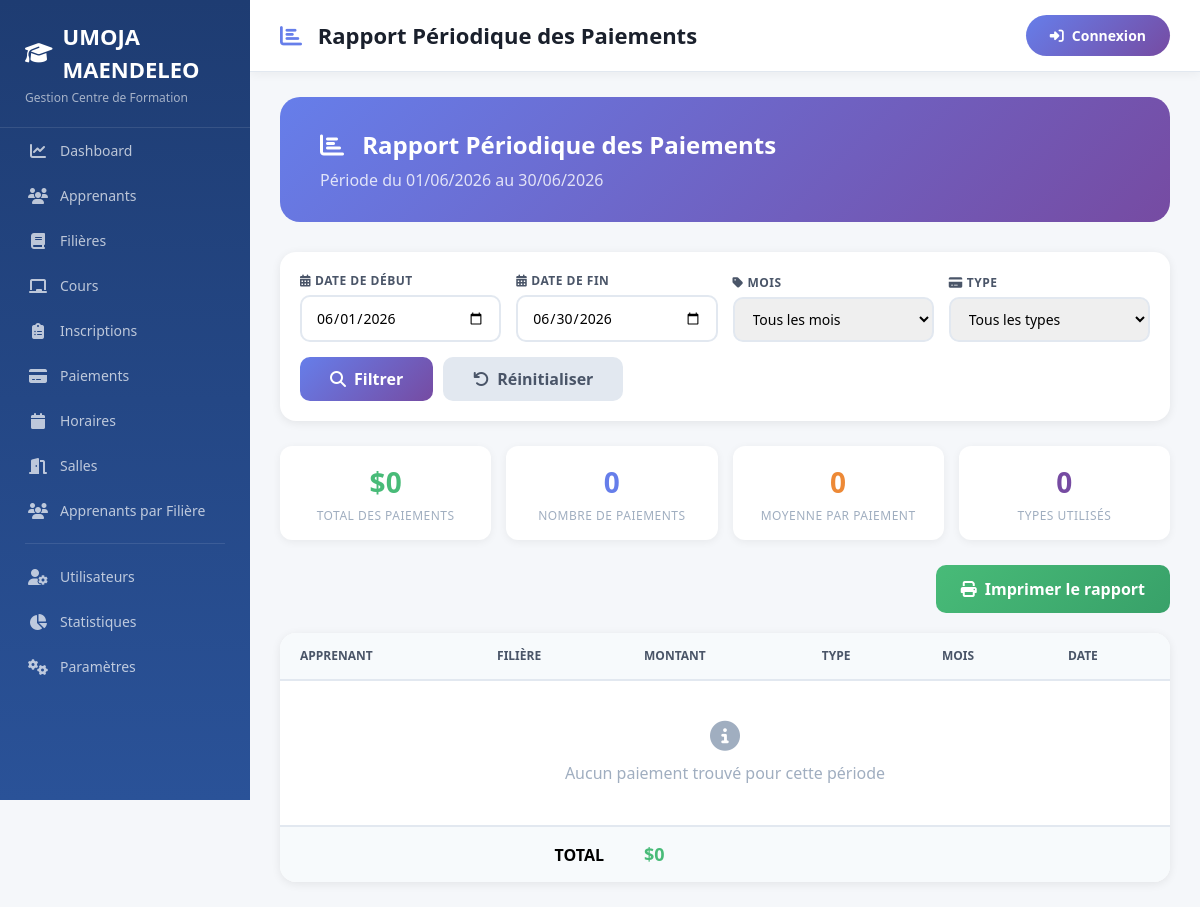
Before: /pages/rapport-periodique.php with the older database file.
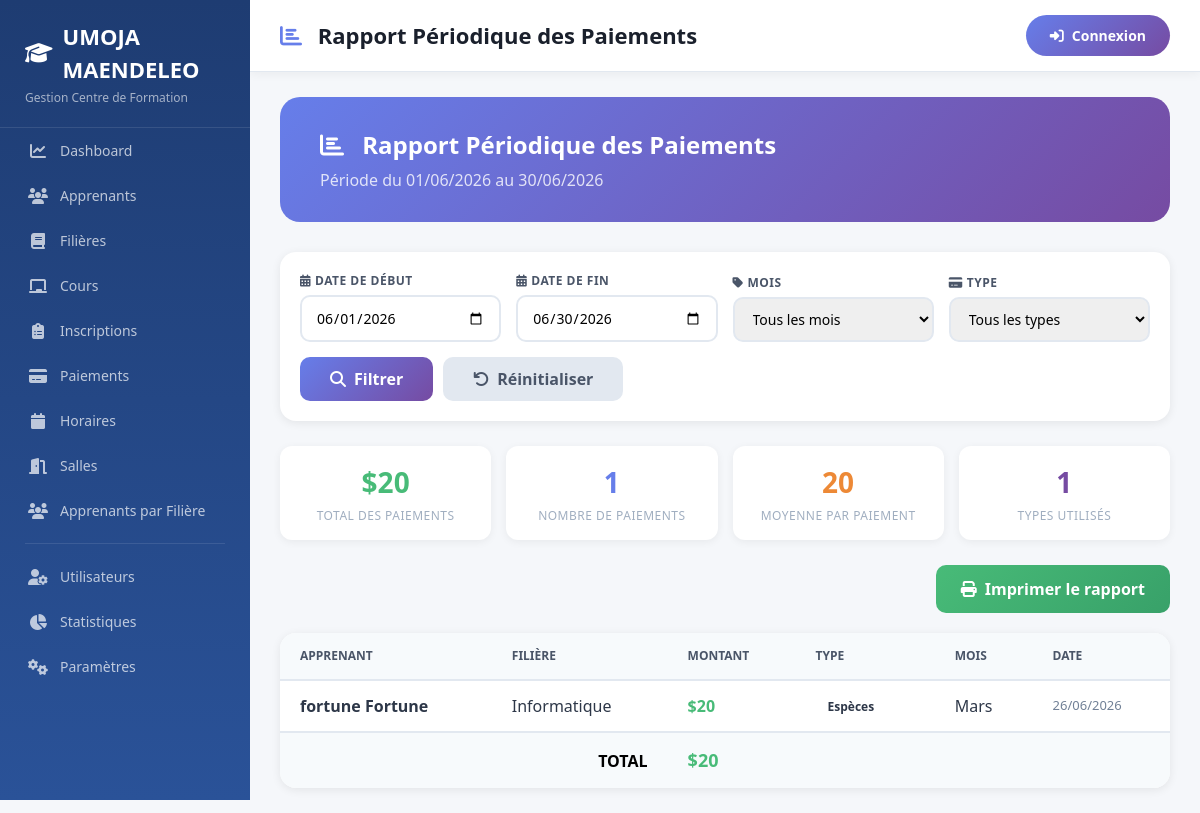
After: the same page with the newer database file.
### tables this page shows
CREATE TABLE `paiement` (
  `id_paiement` int(11) NOT NULL,
  `montant` decimal(10,2) NOT NULL,
  `type` varchar(50) DEFAULT NULL,
  `mois` varchar(30) DEFAULT NULL,
  `id_inscription` int(11) DEFAULT NULL,
  `date_creation` timestamp NOT NULL DEFAULT current_timestamp()
);

CREATE TABLE `apprenant` (
  `id_apprenant` int(11) NOT NULL,
  `nom` varchar(100) NOT NULL,
  `prenom` varchar(100) NOT NULL,
  `telephone` varchar(20) DEFAULT NULL,
  `adresse` varchar(255) DEFAULT NULL
);

CREATE TABLE `filiere` (
  `id_filiere` int(11) NOT NULL,
  `nom` varchar(100) NOT NULL,
  `duree` varchar(50) DEFAULT NULL,
  `frais_mensuel` decimal(10,2) DEFAULT NULL
);

### pages/rapport-periodique.php (the view, shortened to what the changed rows need)
<?php
$database = new Database();
$db = $database->connect();
$columns_query = "SHOW COLUMNS FROM paiement";
$columns_stmt = $db->prepare($columns_query);
$columns_stmt->execute();
$columns = $columns_stmt->fetchAll(PDO::FETCH_COLUMN);
$date_column = 'date_creation';
$possible_date_columns = ['date_creation', 'date_paiement', 'created_at', 'date_inscription', 'date'];
foreach ($possible_date_columns as $col) {
    if (in_array($col, $columns)) {
        $date_column = $col;
        break;
    }
}
$date_debut = $_GET['date_debut'] ?? date('Y-m-01');
$date_fin = $_GET['date_fin'] ?? date('Y-m-t');
$query = "SELECT
            p.*,
            a.prenom,
            a.nom,
            f.nom as filiere_nom
          FROM paiement p
          JOIN inscription i ON p.id_inscription = i.id_inscription
          JOIN apprenant a ON i.id_apprenant = a.id_apprenant
          JOIN filiere f ON i.id_filiere = f.id_filiere
          WHERE 1=1";
$params = [];
if (!empty($date_debut) && !empty($date_fin)) {
    $query .= " AND DATE(p." . $date_column . ") BETWEEN :date_debut AND :date_fin";
    $params[':date_debut'] = $date_debut;
    $params[':date_fin'] = $date_fin;
}
$query .= " ORDER BY p." . $date_column . " DESC";
try {
    $stmt = $db->prepare($query);
    foreach ($params as $key => $value) {
        $stmt->bindValue($key, $value);
    }
    $stmt->execute();
    $paiements = $stmt->fetchAll(PDO::FETCH_ASSOC);
} catch (PDOException $e) {
    $paiements = [];
    echo '<div style="background: #fff5f5; border: 2px solid #fc8181; border-radius: 16px; padding: 20px; margin: 20px;">';
    echo '<h3 style="color: #e53e3e;">⚠️ Erreur de colonne</h3>';
    echo '<p style="color: #4a5568;">La colonne <strong>' . $date_column . '</strong> n\'existe pas dans la table paiement.</p>';
    echo '<p style="color: #4a5568;">Colonnes disponibles : <strong>' . implode(', ', $columns) . '</strong></p>';
    echo '<p style="color: #4a5568;">Veuillez corriger la variable $date_column dans le code.</p>';
    echo '</div>';
}
$total_montant = array_sum(array_column($paiements, 'montant'));
$nb_paiements = count($paiements);
$types = array_count_values(array_column($paiements, 'type'));
include __DIR__ . '/../includes/header.php';
?>
<div class="content-wrapper">
    <div class="report-header">
        <h1 style="margin: 0; font-size: 24px; font-weight: 700;">
            <i class="fas fa-chart-bar me-3"></i>
            Rapport Périodique des Paiements
        </h1>
    </div>
    <div class="stat-report">
        <div class="stat-report-item">
            <div class="number text-green">$<?php echo number_format($total_montant, 0, ',', ' '); ?></div>
            <div class="label">Total des paiements</div>
        </div>
        <div class="stat-report-item">
            <div class="number text-blue"><?php echo $nb_paiements; ?></div>
            <div class="label">Nombre de paiements</div>
        </div>
        <div class="stat-report-item">
            <div class="number text-orange"><?php echo $nb_paiements > 0 ? number_format($total_montant / $nb_paiements, 0, ',', ' ') : '0'; ?></div>
            <div class="label">Moyenne par paiement</div>
        </div>
        <div class="stat-report-item">
            <div class="number text-purple"><?php echo !empty($types) ? count($types) : '0'; ?></div>
            <div class="label">Types utilisés</div>
        </div>
    </div>
    <div class="table-container">
        <div class="table-responsive">
            <table>
                <thead>
                    <tr>
                        <th>Apprenant</th>
                        <th>Filière</th>
                        <th>Montant</th>
                        <th>Type</th>
                        <th>Mois</th>
                        <th>Date</th>
                    </tr>
                </thead>
                <tbody>
                    <?php if (empty($paiements)): ?>
                        <tr>
                            <td colspan="6" style="text-align: center; padding: 40px; color: #a0aec0;">
                                <i class="fas fa-info-circle" style="font-size: 30px; display: block; margin-bottom: 10px;"></i>
                                Aucun paiement trouvé pour cette période
                            </td>
                        </tr>
                    <?php else: ?>
                        <?php foreach ($paiements as $pay): ?>
                        <tr>
                            <td><strong><?php echo htmlspecialchars($pay['prenom'] . ' ' . $pay['nom']); ?></strong></td>
                            <td><?php echo htmlspecialchars($pay['filiere_nom']); ?></td>
                            <td style="font-weight: 700; color: #48bb78;">$<?php echo number_format($pay['montant'], 0, ',', ' '); ?></td>
                            <td>
                                <span class="payment-badge <?php echo strtolower($pay['type'] ?? 'especes'); ?>">
                                    <?php echo htmlspecialchars($pay['type'] ?? 'Espèces'); ?>
                                </span>
                            </td>
                            <td><?php echo htmlspecialchars($pay['mois'] ?? '-'); ?></td>
                            <td style="font-size: 13px; color: #718096;">
                                <?php
                                if (isset($pay[$date_column]) && !empty($pay[$date_column])) {
                                    echo date('d/m/Y', strtotime($pay[$date_column]));
                                } else {
                                    echo '-';
                                }
                                ?>
                            </td>
                        </tr>
                        <?php endforeach; ?>
                    <?php endif; ?>
                </tbody>
                <tfoot>
                    <tr>
                        <td colspan="2" style="text-align: right; font-size: 16px;">TOTAL</td>
                        <td style="font-weight: 700; color: #48bb78; font-size: 18px;">$<?php echo number_format($total_montant, 0, ',', ' '); ?></td>
                        <td colspan="3"></td>
                    </tr>
                </tfoot>
            </table>
        </div>
    </div>
</div>
<?php include __DIR__ . '/../includes/footer.php'; ?>

Changed rows visible on the page:
added paiement: apprenant.prenom+nom "fortune Fortune", filiere.nom "Informatique", montant "20", type "Espèces", mois "Mars", date_creation "26/06/2026"
Other visible differences:
$total_montant: "0" → "20"
$nb_paiements: "0" → "1"
$total_montant / $nb_paiements: (not shown) → "20"
count($types): (not shown) → "1"
text no longer shown: "0 0 Aucun paiement trouvé pour cette période"
